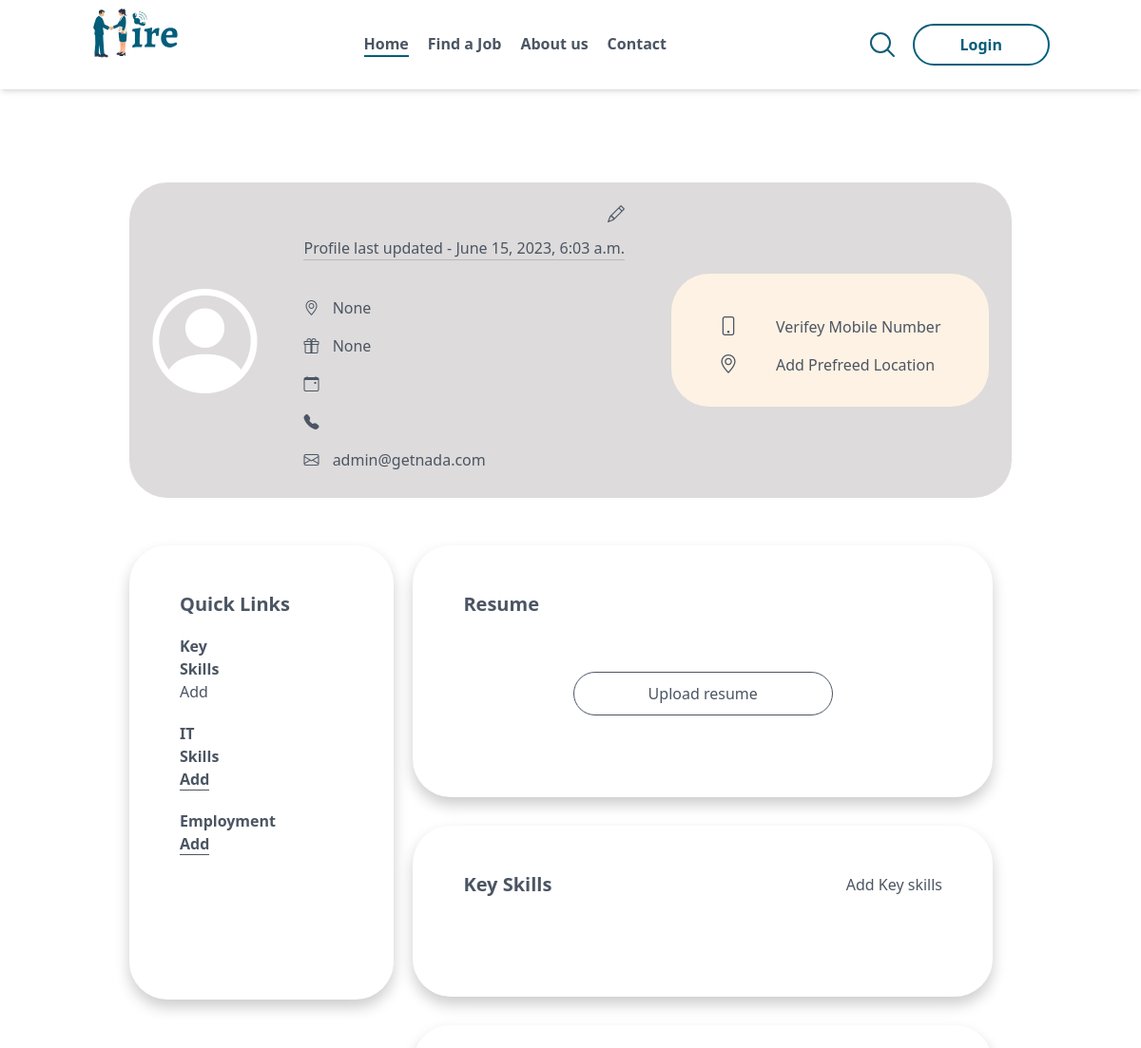
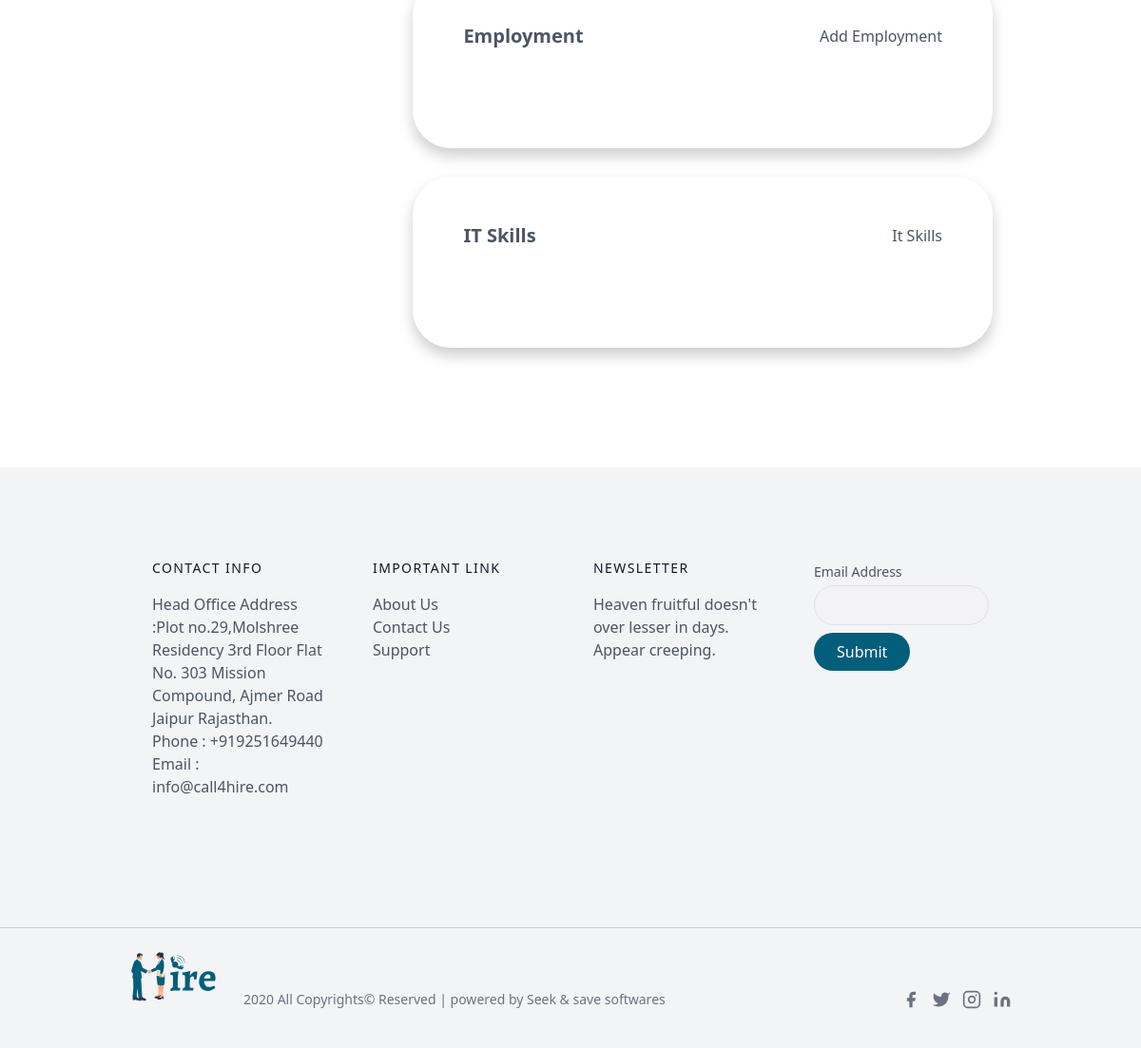
The app's page /profile/eacaa669-b2d6-4f75-a868-96a4eb8a8094 with its own data (2 pictures, top to bottom).
### call4jobapp/models.py (models this page shows, shortened)
class User(AbstractUser):
    job_category = models.ForeignKey(JobCategory, on_delete=models.CASCADE,related_name="jobcat" , null=True, blank=True)
    USER_TYPE = (
        ("subadmin", "Subadmin"),
        ("admin", "Admin"),
        ("company", "Company"),
    )
    roll = models.CharField(
        max_length=10,
        choices=USER_TYPE,
    )
    USER_STATUS = (
        ("0", "PENDING"),
        ("1", "APPROVED"),
        ("2", "REJECTED"),
    )
    email = models.EmailField(unique=True)
    Otp = models.CharField(max_length=50)
    slug = models.CharField(max_length=50, unique=True, default=uuid.uuid4)
    company_name = models.CharField(max_length=100, null=True, blank=True)
    company_gst = models.CharField(max_length=100, null=True, blank=True)
    adhaar_card = models.CharField(
        max_length=50,
    )
    pan_card = models.CharField(
        max_length=50,
    )
    username = models.CharField(max_length=50)
    USERNAME_FIELD = "email"
    REQUIRED_FIELDS = []
    image = models.ImageField(null=True, blank=True, upload_to="media/img")
    company_mobile_number = models.CharField(
        max_length=50,
    )
    company_address = models.CharField(max_length=100, null=True, blank=True)
    user_status = models.CharField(max_length=2, choices=USER_STATUS, default=0)
    work_status = models.CharField(max_length=20,  null=True, blank=True)
    employee_address = models.CharField(max_length=20, null=True, blank=True)
    gender = models.CharField(max_length=20, null=True, blank=True)
    dob = models.DateField(null=True, blank=True)
    resume = models.FileField(upload_to="resume")
    FillEmpstatus = models.BooleanField(default=False)
    office_address = models.CharField(max_length=20, null=True, blank=True)
    country_code = models.CharField(max_length=20, null=True, blank=True)
    phone_num = models.IntegerField(null=True, blank=True)
    social_login=models.BooleanField(default=False)
    device_token = models.CharField(max_length=50, null=True, blank=True)
    email_verified = models.BooleanField(default=False)
    soft_del_status = models.BooleanField(default=False)
    phone_no_verified = models.BooleanField(default=False)
    created_at = models.DateTimeField(auto_now_add=True)
    modified_at = models.DateTimeField(auto_now=True)
    objects = CustomUserManager()
    class Meta:
        permissions = (
            ("sidebar_user", "Can sidebar user"),)

### call4jobemp/views.py (the view)
# urls.py: path('profile/<slug>', views.profile, name='profile'),
def profile(request, slug):
    data = None
    user = None
    try:
        user_id = User.objects.get(slug=slug)
        data = userEmployementDetails.objects.get(user_id = user_id.id)
    except:
        return render(request, "call4jobemp/auth/profile.html", {"data":data, 'user':user_id})
    return render(request, "call4jobemp/auth/profile.html", {"data":data, 'user':user_id})

### templates/call4jobemp/auth/profile.html (shortened to what this page needs)
<!DOCTYPE html>
<html lang="en">
    {% extends 'call4jobemp/base/base.html'%}
    {% load static %}
    {% block body %}
<body class="hidescrollbar">
    {% include 'call4jobemp/base/header.html' %}
    <section class="text-gray-600 body-font pt-24">
        <div class="container px-5 py-24 items-center">
            <div class="row">
                <div class="col-12">
                    <div class="user-box">
                        <div class="user-image">
                            <label for="user-profileimage-input" class="user-profile-label">
                                {% if not user.image %}
                                <i class="bi bi-person-circle user-box_icon"></i>
                                {% else %}
                                <img src="{{user.image.url}}" alt="">
                                {% endif %}
                            </label>
                        </div>
                        <div class="username">
                            <div class="username_box-1">
                                <div class="username__name">
                                    <a onclick="AddUserDetails()" role="button"><i
                                            class="bi bi-pencil"></i></a>
                                </div>
                                <div class="username__date">
                                    <p>Profile last updated - {{user.modified_at}}</p>
                                </div>
                            </div>
                            <hr>
                            <div class="username_box-2">
                                <div class="username__info">
                                    <span><i class="bi bi-geo-alt"></i>
                                        <a href="#">{{user.employee_address}}</a>
                                    </span>
                                    <span><i class="bi bi-gift"></i>
                                        <a href="#">{{user.work_status}}</a>
                                    </span>
                                    <span><i class="bi bi-calendar-event"></i>
                                    </span>
                                    <span><i class="bi bi-telephone-fill"></i>
                                    </span>
                                    <span><i class="bi bi-envelope"></i>
                                        <a href="#">{{user.email}}</a>
                                    </span>
                                </div>
                            </div>
                        </div>
                        <div class="detials-box">
                            <div class="details_box1">
                                <i class="bi bi-phone"></i>
                                <p> Verifey Mobile Number</p>
                            </div>
                            <div class="details_box1">
                                <i class="bi bi-geo-alt"></i>
                                <p>Add Prefreed Location</p>
                            </div>
                        </div>
                    </div>
                </div>
            </div>
            <div class="skills">
                <div class="quick-link">
                    <h1>Quick Links</h1>
                    <div class="quick-link-add">
                        <span>Key Skills</span>
                        <button onclick="KeySkills()" role="button">Add</button>
                    </div>
                    <div class="quick-link-add">
                        <span>IT Skills</span>
                        <a onclick="it_Skills()" role="button">Add</a>
                    </div>
                    <div class="quick-link-add">
                        <span>Employment</span>
                        <a onclick="employement()"role="button">Add</a>
                    </div>
                </div>
                <div class="main">
                    <div class="resume-box">
                        <div class="rusume_box1">
                            <div class="box">
                                <h1>Resume</h1>
                            </div>
                        </div>
                        {% if user.resume %}
                        <div class="upload-resume">
                            <a style="color:blue;margin-right:10px" href="/{{user.resume}}" >View resume</a>
                            <label for="user-profile-input" class="user-profile-label">
                                <input type="file" id="user-profile-input" class="hidden-input">Upload resume
                            </label>
                        </div>
                        {% else %}
                        <div class="upload-resume">
                            <label for="user-profile-input" class="user-profile-label">
                                <input type="file" id="user-profile-input" class="hidden-input">Upload resume
                            </label>
                        </div>
                        {% endif %}
                    </div>
                    <div class="resume-box-2">
                        <div class="rusume_box2">
                            <div class="box-2">
                                <h1>Key Skills</h1>
                                <a onclick="KeySkills()" role="button">Add Key skills</a>
                            </div>
                        </div>
                    </div>
                    <div class="resume-box-2">
                        <div class="rusume_box2">
                            <div class="box-2">
                                <h1>Employment</h1>
                                <a onclick="employement()" role="button">Add Employment</a>
                            </div>
                        </div>
                    </div>
                    <div class="resume-box-2">
                        <div class="rusume_box2">
                            <div class="box-2">
                                <h1>IT Skills</h1>
                                <a onclick="it_Skills()" role="button">It Skills</a>
                            </div>
                        </div>
                    </div>
                </div>
            </div>
        </div>
    </section>
    {% include 'call4jobemp/base/footer.html' %}
</body>
</html>
{% endblock body %}

### static/call4jobemp/assets/Css/common.css (style rules this page uses)
* { margin: 0; padding: 0; }
.hidescrollbar { -ms-overflow-style: none; scrollbar-width: none; overflow-y: scroll; }
.user-profile-label { position: relative; display: inline-block; cursor: pointer; }
.user-box { display: flex; justify-content: space-around; align-items: center; background-color: #dddbdb; border-radius: 40px; padding: 20px 0px; }
.user-box_icon { font-size: 110px; color: #ffffff; }
.username__name { display: flex; justify-content: space-between; }
.username__date { margin-top: 10px; }
.username_box-1 .username__name a i { font-size: 18px; }
.username_box-2 .username__info { margin-top: 30px; }
.username_box-2 .username__info span { display: block; padding: 8px 0px; }
.username_box-2 .username__info span i { padding: 0px 10px 0px 0px; }
.detials-box { background-color: #fef2e4; padding: 30px 50px; border-radius: 40px; text-align: center; }
.details_box1 { display: flex; align-items: baseline; }
.details_box1 i { padding: 0px 40px 0px 0px; margin-top: 10px; font-size: 20px; }
.upload-resume .user-profile-label { position: relative; display: inline-block; cursor: pointer; }
.skills { display: flex; margin-top: 50px; }
.quick-link { width: 30%; box-shadow: 0px 8px 15px 0px #cdcdcd; border-radius: 40px; padding: 50px 53px; height: 478px; }
.quick-link h1 { font-size: 20px; font-weight: 600; }
.resume-box { box-shadow: 0px 8px 15px 0px #cdcdcd !important; border-radius: 40px; padding: 50px 53px; margin: 0px 20px; height: 265px; }
.quick-link .quick-link-add span { padding: 0px 120px 0px 0px; font-size: 16px; font-weight: 600; }
.quick-link-add { margin-top: 20px; }
.quick-link .quick-link-add a { color: #1a63eb; font-size: 16px; font-weight: 600; border-bottom: 1px solid; }
.resume-box .box h1 { font-size: 20px; font-weight: 600; padding: 0px 50px 20px 0px; }
.box { display: flex; }
.resume-box .upload-resume { text-align: center; margin-top: 39px; }
.resume-box .upload-resume label.user-profile-label { border: 1px solid; padding: 10px 78px; border-radius: 40px; }
.skills .main { flex-basis: 70%; }
.resume-box-2 { box-shadow: 0px 8px 15px 0px #cdcdcd !important; border-radius: 40px; padding: 50px 53px; margin: 30px 20px; height: 180px; }
.resume-box-2 .box-2 h1 { font-size: 20px; font-weight: 600; padding: 0px 50px 20px 0px; }
.box-2 { display: flex; justify-content: space-between; }
.resume-box-2 .box-2 a { color: #1a63eb; }

### static/call4jobemp/assets/Css/index.css (style rules this page uses)
* { margin: 0; padding: 0; }

### records on screen
User: modified_at "June 15, 2023, 6:03 a.m.", employee_address "None", work_status "None", email "admin@getnada.com"
